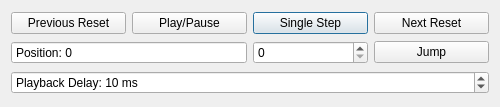
<?xml version="1.0" encoding="UTF-8"?>
<ui version="4.0">
 <class>DumpPlaybackDialog</class>
 <widget class="QDialog" name="DumpPlaybackDialog">
  <property name="geometry">
   <rect>
    <x>0</x>
    <y>0</y>
    <width>500</width>
    <height>107</height>
   </rect>
  </property>
  <property name="windowTitle">
   <string>Play Debug Dump</string>
  </property>
  <layout class="QGridLayout" name="gridLayout">
   <item row="0" column="2">
    <widget class="QPushButton" name="singleStepButton">
     <property name="text">
      <string>Single Step</string>
     </property>
    </widget>
   </item>
   <item row="1" column="2">
    <widget class="QSpinBox" name="jumpSpinner"/>
   </item>
   <item row="0" column="3">
    <widget class="QPushButton" name="nextResetButton">
     <property name="text">
      <string>Next Reset</string>
     </property>
    </widget>
   </item>
   <item row="0" column="0">
    <widget class="QPushButton" name="previousResetButton">
     <property name="text">
      <string>Previous Reset</string>
     </property>
    </widget>
   </item>
   <item row="1" column="3">
    <widget class="QPushButton" name="jumpButton">
     <property name="text">
      <string>Jump</string>
     </property>
    </widget>
   </item>
   <item row="2" column="0" colspan="4">
    <widget class="KisSliderSpinBox" name="delaySpinner">
     <property name="suffix">
      <string> ms</string>
     </property>
     <property name="prefix">
      <string>Playback Delay: </string>
     </property>
     <property name="minimum">
      <number>0</number>
     </property>
     <property name="maximum">
      <number>1000</number>
     </property>
     <property name="value">
      <number>10</number>
     </property>
    </widget>
   </item>
   <item row="0" column="1">
    <widget class="QPushButton" name="playPauseButton">
     <property name="text">
      <string>Play/Pause</string>
     </property>
    </widget>
   </item>
   <item row="1" column="0" colspan="2">
    <widget class="QSpinBox" name="positionSpinner">
     <property name="readOnly">
      <bool>true</bool>
     </property>
     <property name="buttonSymbols">
      <enum>QAbstractSpinBox::NoButtons</enum>
     </property>
     <property name="prefix">
      <string>Position: </string>
     </property>
    </widget>
   </item>
  </layout>
 </widget>
 <customwidgets>
  <customwidget>
   <class>KisSliderSpinBox</class>
   <extends>QSpinBox</extends>
   <header>widgets/kis_slider_spin_box.h</header>
  </customwidget>
 </customwidgets>
 <tabstops>
  <tabstop>playPauseButton</tabstop>
  <tabstop>singleStepButton</tabstop>
  <tabstop>nextResetButton</tabstop>
  <tabstop>positionSpinner</tabstop>
  <tabstop>jumpSpinner</tabstop>
  <tabstop>jumpButton</tabstop>
  <tabstop>delaySpinner</tabstop>
  <tabstop>previousResetButton</tabstop>
 </tabstops>
 <resources/>
 <connections/>
</ui>
